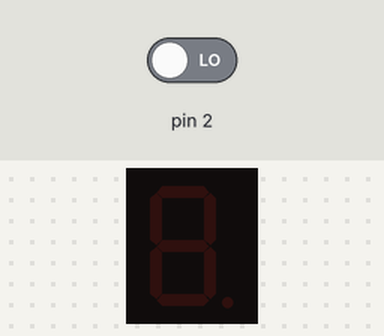
The sketch below on a simulated Arduino Uno, built with avr-gcc and run on an emulated ATmega328P. Shown: 1-digit seven-segment display. Wiring (inferred from the names in the program): 1-digit 7-segment display, segments lit when HIGH: segments A4, A5, pin 7, pin 8, pin 5, pin 3, pin 6. Inputs (shaded band) come from the test bench; at power-on: pin 2 LOW. Random numbers use the default seed unless the sketch sets one; the segment pins are drawn as the display they are named for.

Above: at 1.2 s.
1.3 s: pin 2 driven HIGH
At 1.8 s:
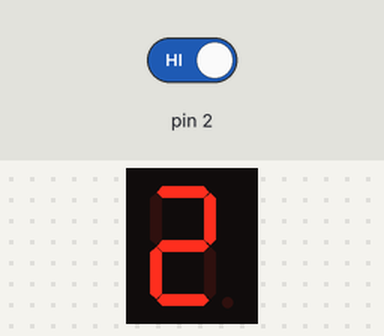
At 6.1 s:
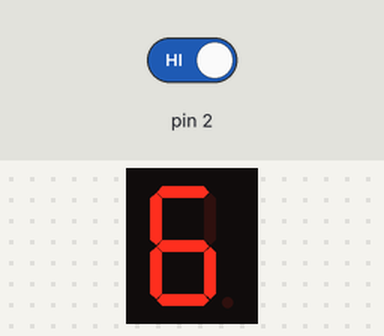
13.3 s: pin 2 driven HIGH
Timing chart, 0 to 16.3 s (numbered marks = the images above; inputs shaded):
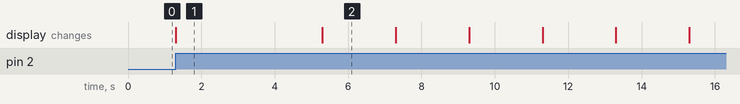

Measured:
- after the input at 1.3 s, the display: changes at once (image 1)
- what the display in image 1 shows lasts 4.0 s, from 1.3 s to 5.3 s
- what the display in image 2 shows lasts 2.0 s, from 5.3 s to 7.3 s

The sketch:

programa.ino
```cpp
const int intervalo = 2000;
//para o display de 7 segundos
const int A = A4;
const int B = A5;
const int C = 7;
const int D = 8;
const int E = 5;
const int F = 3;
const int G = 6;

int sorteado = 0;

void setup() {
  // BOTÃO SORTEIO
  pinMode(2, INPUT);
  //SETA TODOS OS PINOS COMO SAIDAS
  pinMode(F, OUTPUT);
  pinMode(E, OUTPUT);
  pinMode(G, OUTPUT);
  pinMode(C, OUTPUT);
  pinMode(D, OUTPUT);
  pinMode(A, OUTPUT);
  pinMode(B, OUTPUT);
}

void loop() {
  if (digitalRead(2) == 1 ) {
    sorteio();
  }

}

void sorteio() {
  for (int sortiou = 0; sortiou < 6; sortiou++) {
    sorteado = random(1, 7);

    if (sorteado == 1) um();
    if (sorteado == 2) dois();
    if (sorteado == 3) tres();
    if (sorteado == 4) quatro();
    if (sorteado == 5) cinco();
    if (sorteado == 6) seis();
  }
}

void zero() {
  //desenha o 0
  digitalWrite(A, HIGH);
  digitalWrite(B, HIGH);
  digitalWrite(C, HIGH);
  digitalWrite(D, HIGH);
  digitalWrite(E, HIGH);
  digitalWrite(F, HIGH);
  digitalWrite(G, LOW);
}

void um() {
  digitalWrite(A, LOW);
  digitalWrite(B, HIGH);
  digitalWrite(C, HIGH);
  digitalWrite(D, LOW);
  digitalWrite(E, LOW);
  digitalWrite(F, LOW);
  digitalWrite(G, LOW);
  delay(intervalo);
}

void dois() {
  digitalWrite(A, HIGH);
  digitalWrite(B, HIGH);
  digitalWrite(C, LOW);
  digitalWrite(D, HIGH);
  digitalWrite(E, HIGH);
  digitalWrite(F, LOW);
  digitalWrite(G, HIGH);
  delay(intervalo);
}

void tres() {
  digitalWrite(A, HIGH);
  digitalWrite(B, HIGH);
  digitalWrite(C, HIGH);
  digitalWrite(D, HIGH);
  digitalWrite(E, LOW);
  digitalWrite(F, LOW);
  digitalWrite(G, HIGH);
  delay(intervalo);
}

void quatro() {
  digitalWrite(A, LOW);
  digitalWrite(B, HIGH);
  digitalWrite(C, HIGH);
  digitalWrite(D, LOW);
  digitalWrite(E, LOW);
  digitalWrite(F, HIGH);
  digitalWrite(G, HIGH);
  delay(intervalo);
}

void cinco() {
  digitalWrite(A, HIGH);
  digitalWrite(B, LOW);
  digitalWrite(C, HIGH);
  digitalWrite(D, HIGH);
  digitalWrite(E, LOW);
  digitalWrite(F, HIGH);
  digitalWrite(G, HIGH);
  delay(intervalo);
}

void seis() {
  digitalWrite(A, HIGH);
  digitalWrite(B, LOW);
  digitalWrite(C, HIGH);
  digitalWrite(D, HIGH);
  digitalWrite(E, HIGH);
  digitalWrite(F, HIGH);
  digitalWrite(G, HIGH);
  delay(intervalo);
}
```
